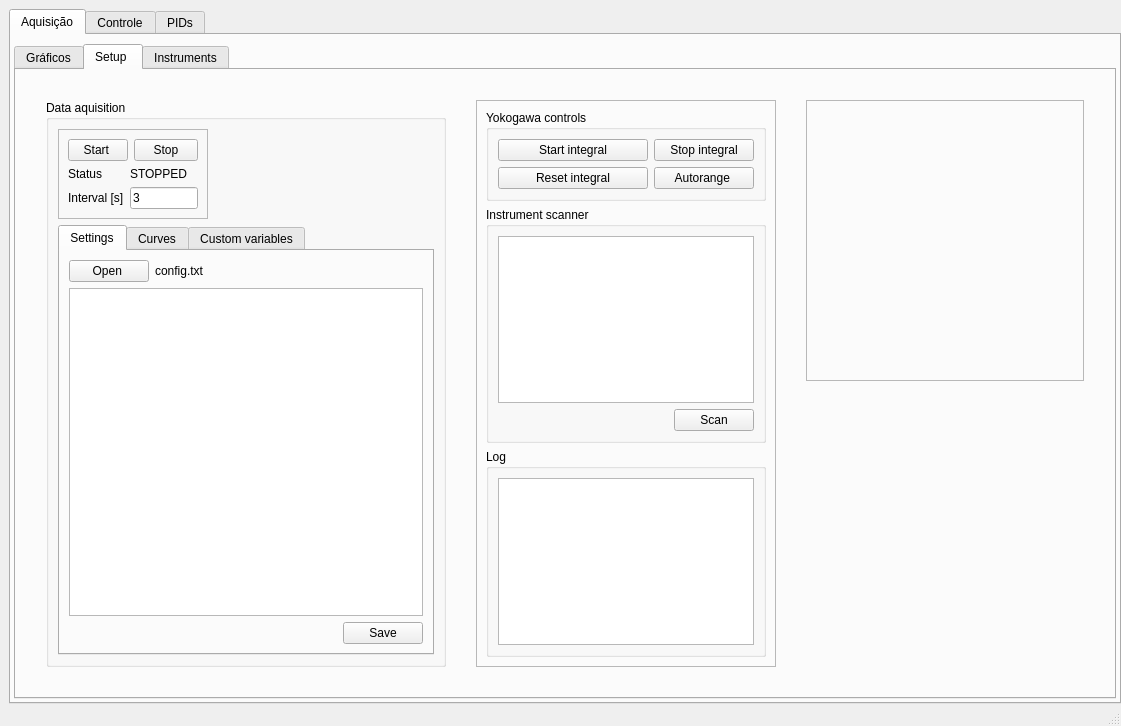
<?xml version="1.0" encoding="UTF-8"?>
<ui version="4.0">
 <class>MainWindow</class>
 <widget class="QMainWindow" name="MainWindow">
  <property name="geometry">
   <rect>
    <x>0</x>
    <y>0</y>
    <width>1121</width>
    <height>726</height>
   </rect>
  </property>
  <property name="minimumSize">
   <size>
    <width>1121</width>
    <height>0</height>
   </size>
  </property>
  <property name="windowTitle">
   <string>PyDAQ</string>
  </property>
  <widget class="QWidget" name="centralwidget">
   <property name="styleSheet">
    <string notr="true"/>
   </property>
   <layout class="QGridLayout" name="gridLayout_12">
    <property name="leftMargin">
     <number>9</number>
    </property>
    <property name="rightMargin">
     <number>0</number>
    </property>
    <property name="bottomMargin">
     <number>0</number>
    </property>
    <item row="0" column="0">
     <widget class="QTabWidget" name="tabWidget_2">
      <property name="currentIndex">
       <number>0</number>
      </property>
      <widget class="QWidget" name="tab_3">
       <attribute name="title">
        <string>Aquisição</string>
       </attribute>
       <layout class="QGridLayout" name="gridLayout_9">
        <property name="leftMargin">
         <number>3</number>
        </property>
        <property name="topMargin">
         <number>9</number>
        </property>
        <property name="rightMargin">
         <number>3</number>
        </property>
        <property name="bottomMargin">
         <number>3</number>
        </property>
        <item row="0" column="0">
         <widget class="QTabWidget" name="tabWidget">
          <property name="currentIndex">
           <number>1</number>
          </property>
          <widget class="QWidget" name="tab">
           <attribute name="title">
            <string>Gráficos</string>
           </attribute>
           <layout class="QGridLayout" name="gridLayout_2">
            <property name="leftMargin">
             <number>3</number>
            </property>
            <property name="topMargin">
             <number>6</number>
            </property>
            <property name="rightMargin">
             <number>3</number>
            </property>
            <property name="bottomMargin">
             <number>3</number>
            </property>
            <item row="0" column="0">
             <widget class="QFrame" name="frame_3">
              <property name="sizePolicy">
               <sizepolicy hsizetype="Preferred" vsizetype="Expanding">
                <horstretch>0</horstretch>
                <verstretch>0</verstretch>
               </sizepolicy>
              </property>
              <property name="frameShape">
               <enum>QFrame::StyledPanel</enum>
              </property>
              <property name="frameShadow">
               <enum>QFrame::Raised</enum>
              </property>
              <layout class="QGridLayout" name="gridLayout">
               <property name="leftMargin">
                <number>0</number>
               </property>
               <property name="topMargin">
                <number>0</number>
               </property>
               <property name="rightMargin">
                <number>0</number>
               </property>
               <property name="bottomMargin">
                <number>0</number>
               </property>
               <item row="0" column="0">
                <widget class="QSplitter" name="splitter">
                 <property name="orientation">
                  <enum>Qt::Horizontal</enum>
                 </property>
                 <widget class="QFrame" name="frame_7">
                  <property name="maximumSize">
                   <size>
                    <width>250</width>
                    <height>16777215</height>
                   </size>
                  </property>
                  <property name="frameShape">
                   <enum>QFrame::StyledPanel</enum>
                  </property>
                  <property name="frameShadow">
                   <enum>QFrame::Raised</enum>
                  </property>
                  <layout class="QGridLayout" name="gridLayout_15">
                   <property name="leftMargin">
                    <number>0</number>
                   </property>
                   <property name="topMargin">
                    <number>0</number>
                   </property>
                   <property name="rightMargin">
                    <number>0</number>
                   </property>
                   <property name="bottomMargin">
                    <number>0</number>
                   </property>
                   <item row="2" column="0" colspan="2" alignment="Qt::AlignLeft">
                    <widget class="QGroupBox" name="groupBox_5">
                     <property name="minimumSize">
                      <size>
                       <width>200</width>
                       <height>0</height>
                      </size>
                     </property>
                     <property name="title">
                      <string>Váriaveis</string>
                     </property>
                     <layout class="QGridLayout" name="gridLayout_5">
                      <property name="leftMargin">
                       <number>3</number>
                      </property>
                      <property name="topMargin">
                       <number>3</number>
                      </property>
                      <property name="rightMargin">
                       <number>3</number>
                      </property>
                      <property name="bottomMargin">
                       <number>3</number>
                      </property>
                      <item row="1" column="0">
                       <widget class="QTreeWidget" name="treevar">
                        <property name="minimumSize">
                         <size>
                          <width>50</width>
                          <height>0</height>
                         </size>
                        </property>
                        <property name="maximumSize">
                         <size>
                          <width>400</width>
                          <height>16777215</height>
                         </size>
                        </property>
                        <property name="sizeAdjustPolicy">
                         <enum>QAbstractScrollArea::AdjustToContents</enum>
                        </property>
                        <property name="dragEnabled">
                         <bool>true</bool>
                        </property>
                        <property name="dragDropOverwriteMode">
                         <bool>false</bool>
                        </property>
                        <property name="dragDropMode">
                         <enum>QAbstractItemView::InternalMove</enum>
                        </property>
                        <property name="defaultDropAction">
                         <enum>Qt::TargetMoveAction</enum>
                        </property>
                        <property name="indentation">
                         <number>10</number>
                        </property>
                        <property name="itemsExpandable">
                         <bool>true</bool>
                        </property>
                        <property name="wordWrap">
                         <bool>false</bool>
                        </property>
                        <property name="columnCount">
                         <number>2</number>
                        </property>
                        <attribute name="headerVisible">
                         <bool>false</bool>
                        </attribute>
                        <attribute name="headerMinimumSectionSize">
                         <number>10</number>
                        </attribute>
                        <attribute name="headerDefaultSectionSize">
                         <number>120</number>
                        </attribute>
                        <attribute name="headerShowSortIndicator" stdset="0">
                         <bool>false</bool>
                        </attribute>
                        <column>
                         <property name="text">
                          <string notr="true">Name</string>
                         </property>
                        </column>
                        <column>
                         <property name="text">
                          <string notr="true">Value</string>
                         </property>
                        </column>
                       </widget>
                      </item>
                     </layout>
                    </widget>
                   </item>
                   <item row="0" column="0" colspan="2">
                    <widget class="QFrame" name="frame_5">
                     <property name="minimumSize">
                      <size>
                       <width>200</width>
                       <height>190</height>
                      </size>
                     </property>
                     <property name="frameShape">
                      <enum>QFrame::StyledPanel</enum>
                     </property>
                     <property name="frameShadow">
                      <enum>QFrame::Raised</enum>
                     </property>
                     <layout class="QGridLayout" name="gridLayout_16">
                      <property name="leftMargin">
                       <number>0</number>
                      </property>
                      <property name="bottomMargin">
                       <number>3</number>
                      </property>
                      <item row="0" column="1">
                       <widget class="QLineEdit" name="savefilepath"/>
                      </item>
                      <item row="3" column="0" colspan="2" alignment="Qt::AlignLeft">
                       <widget class="QGroupBox" name="groupBox_6">
                        <property name="minimumSize">
                         <size>
                          <width>175</width>
                          <height>143</height>
                         </size>
                        </property>
                        <property name="title">
                         <string>Gráficos</string>
                        </property>
                        <layout class="QGridLayout" name="gridLayout_14">
                         <item row="0" column="0">
                          <widget class="QPushButton" name="addplot">
                           <property name="maximumSize">
                            <size>
                             <width>100</width>
                             <height>23</height>
                            </size>
                           </property>
                           <property name="text">
                            <string>Adic. gráfico</string>
                           </property>
                          </widget>
                         </item>
                         <item row="2" column="0">
                          <widget class="QPushButton" name="bloadcolors">
                           <property name="text">
                            <string>Car. gráfic. 1</string>
                           </property>
                          </widget>
                         </item>
                         <item row="1" column="0">
                          <widget class="QPushButton" name="bclearplots">
                           <property name="text">
                            <string>Limpar</string>
                           </property>
                          </widget>
                         </item>
                         <item row="2" column="1">
                          <widget class="QPushButton" name="bsavecolors">
                           <property name="text">
                            <string>Sal. gráfic. 1</string>
                           </property>
                          </widget>
                         </item>
                         <item row="0" column="1">
                          <widget class="QPushButton" name="bcloseall">
                           <property name="text">
                            <string>Fechar todos</string>
                           </property>
                          </widget>
                         </item>
                         <item row="1" column="1">
                          <widget class="QPushButton" name="reorganize">
                           <property name="text">
                            <string>Reorganizar</string>
                           </property>
                          </widget>
                         </item>
                         <item row="3" column="0">
                          <widget class="QPushButton" name="exportvar">
                           <property name="text">
                            <string>Export. var.</string>
                           </property>
                          </widget>
                         </item>
                        </layout>
                       </widget>
                      </item>
                      <item row="0" column="0">
                       <widget class="QPushButton" name="checksavefile">
                        <property name="text">
                         <string>Gravar</string>
                        </property>
                        <property name="checkable">
                         <bool>true</bool>
                        </property>
                        <property name="checked">
                         <bool>false</bool>
                        </property>
                        <property name="flat">
                         <bool>false</bool>
                        </property>
                       </widget>
                      </item>
                      <item row="2" column="0" colspan="2">
                       <layout class="QFormLayout" name="formLayout_6">
                        <item row="0" column="0">
                         <widget class="QLabel" name="label_2">
                          <property name="text">
                           <string>Tempo de gravação</string>
                          </property>
                         </widget>
                        </item>
                        <item row="0" column="1">
                         <widget class="QLabel" name="record_time">
                          <property name="text">
                           <string>00:00:00</string>
                          </property>
                         </widget>
                        </item>
                       </layout>
                      </item>
                     </layout>
                    </widget>
                   </item>
                   <item row="1" column="1">
                    <spacer name="horizontalSpacer">
                     <property name="orientation">
                      <enum>Qt::Horizontal</enum>
                     </property>
                     <property name="sizeHint" stdset="0">
                      <size>
                       <width>40</width>
                       <height>10</height>
                      </size>
                     </property>
                    </spacer>
                   </item>
                  </layout>
                 </widget>
                 <widget class="QMdiArea" name="mdi">
                  <property name="styleSheet">
                   <string notr="true"/>
                  </property>
                 </widget>
                </widget>
               </item>
              </layout>
             </widget>
            </item>
           </layout>
          </widget>
          <widget class="QWidget" name="tab_2">
           <attribute name="title">
            <string>Setup </string>
           </attribute>
           <layout class="QGridLayout" name="gridLayout_13">
            <property name="leftMargin">
             <number>30</number>
            </property>
            <property name="topMargin">
             <number>30</number>
            </property>
            <property name="rightMargin">
             <number>30</number>
            </property>
            <property name="bottomMargin">
             <number>30</number>
            </property>
            <property name="horizontalSpacing">
             <number>30</number>
            </property>
            <item row="0" column="0" rowspan="2">
             <widget class="QGroupBox" name="groupBox_4">
              <property name="minimumSize">
               <size>
                <width>400</width>
                <height>0</height>
               </size>
              </property>
              <property name="title">
               <string>Data aquisition</string>
              </property>
              <layout class="QGridLayout" name="gridLayout_11">
               <item row="0" column="0">
                <widget class="QFrame" name="frame_4">
                 <property name="maximumSize">
                  <size>
                   <width>150</width>
                   <height>16777215</height>
                  </size>
                 </property>
                 <property name="frameShape">
                  <enum>QFrame::StyledPanel</enum>
                 </property>
                 <property name="frameShadow">
                  <enum>QFrame::Raised</enum>
                 </property>
                 <layout class="QGridLayout" name="gridLayout_7">
                  <item row="0" column="1">
                   <widget class="QPushButton" name="bstopdaq">
                    <property name="text">
                     <string>Stop</string>
                    </property>
                   </widget>
                  </item>
                  <item row="0" column="0">
                   <widget class="QPushButton" name="bstartdaq">
                    <property name="maximumSize">
                     <size>
                      <width>60</width>
                      <height>16777215</height>
                     </size>
                    </property>
                    <property name="text">
                     <string>Start </string>
                    </property>
                   </widget>
                  </item>
                  <item row="1" column="0" colspan="2">
                   <layout class="QFormLayout" name="formLayout">
                    <item row="0" column="0">
                     <widget class="QLabel" name="label_4">
                      <property name="text">
                       <string>Status</string>
                      </property>
                     </widget>
                    </item>
                    <item row="0" column="1">
                     <widget class="QLabel" name="daqstatus">
                      <property name="text">
                       <string>STOPPED</string>
                      </property>
                     </widget>
                    </item>
                    <item row="1" column="0">
                     <widget class="QLabel" name="label_3">
                      <property name="text">
                       <string>Interval [s]</string>
                      </property>
                     </widget>
                    </item>
                    <item row="1" column="1">
                     <widget class="QLineEdit" name="daqinterval">
                      <property name="text">
                       <string>3</string>
                      </property>
                     </widget>
                    </item>
                   </layout>
                  </item>
                 </layout>
                </widget>
               </item>
               <item row="1" column="0" colspan="2">
                <widget class="QTabWidget" name="tabWidget_3">
                 <property name="minimumSize">
                  <size>
                   <width>300</width>
                   <height>0</height>
                  </size>
                 </property>
                 <property name="currentIndex">
                  <number>0</number>
                 </property>
                 <widget class="QWidget" name="tab_4">
                  <attribute name="title">
                   <string>Settings</string>
                  </attribute>
                  <layout class="QGridLayout" name="gridLayout_4">
                   <item row="0" column="0">
                    <layout class="QFormLayout" name="formLayout_3">
                     <item row="0" column="0">
                      <widget class="QPushButton" name="bopensettings">
                       <property name="text">
                        <string>Open </string>
                       </property>
                      </widget>
                     </item>
                     <item row="0" column="1">
                      <widget class="QLabel" name="configfilename">
                       <property name="text">
                        <string>config.txt</string>
                       </property>
                      </widget>
                     </item>
                     <item row="1" column="0" colspan="2">
                      <widget class="QTableView" name="tableView">
                       <property name="sizeAdjustPolicy">
                        <enum>QAbstractScrollArea::AdjustToContents</enum>
                       </property>
                       <attribute name="horizontalHeaderMinimumSectionSize">
                        <number>50</number>
                       </attribute>
                       <attribute name="verticalHeaderVisible">
                        <bool>false</bool>
                       </attribute>
                      </widget>
                     </item>
                    </layout>
                   </item>
                   <item row="1" column="0" alignment="Qt::AlignRight">
                    <widget class="QPushButton" name="bsavechangesset">
                     <property name="text">
                      <string>Save</string>
                     </property>
                    </widget>
                   </item>
                  </layout>
                 </widget>
                 <widget class="QWidget" name="tab_5">
                  <attribute name="title">
                   <string>Curves</string>
                  </attribute>
                  <layout class="QGridLayout" name="gridLayout_6">
                   <item row="0" column="0">
                    <layout class="QFormLayout" name="formLayout_4">
                     <item row="0" column="0">
                      <widget class="QPushButton" name="bopencurves">
                       <property name="text">
                        <string>Open</string>
                       </property>
                      </widget>
                     </item>
                     <item row="0" column="1">
                      <widget class="QLabel" name="curvefilename">
                       <property name="text">
                        <string>curves.txt</string>
                       </property>
                      </widget>
                     </item>
                    </layout>
                   </item>
                   <item row="1" column="0">
                    <widget class="QPlainTextEdit" name="curvestext"/>
                   </item>
                   <item row="2" column="0" alignment="Qt::AlignRight">
                    <widget class="QPushButton" name="bsavechangescurve">
                     <property name="text">
                      <string>Save</string>
                     </property>
                    </widget>
                   </item>
                  </layout>
                 </widget>
                 <widget class="QWidget" name="tab_6">
                  <attribute name="title">
                   <string>Custom variables</string>
                  </attribute>
                  <layout class="QGridLayout" name="gridLayout_10">
                   <item row="0" column="0">
                    <layout class="QFormLayout" name="formLayout_5">
                     <item row="0" column="0">
                      <widget class="QPushButton" name="bopencustom">
                       <property name="text">
                        <string>Open</string>
                       </property>
                      </widget>
                     </item>
                     <item row="0" column="1">
                      <widget class="QLabel" name="customfilename">
                       <property name="text">
                        <string>custom_vars.txt</string>
                       </property>
                      </widget>
                     </item>
                    </layout>
                   </item>
                   <item row="1" column="0">
                    <widget class="QPlainTextEdit" name="customtext"/>
                   </item>
                   <item row="2" column="0" alignment="Qt::AlignRight">
                    <widget class="QPushButton" name="bsavecustom">
                     <property name="text">
                      <string>Save</string>
                     </property>
                    </widget>
                   </item>
                  </layout>
                 </widget>
                </widget>
               </item>
              </layout>
             </widget>
            </item>
            <item row="0" column="2" rowspan="2" alignment="Qt::AlignLeft">
             <widget class="QFrame" name="frame_2">
              <property name="frameShape">
               <enum>QFrame::StyledPanel</enum>
              </property>
              <property name="frameShadow">
               <enum>QFrame::Raised</enum>
              </property>
              <layout class="QGridLayout" name="gridLayout_19">
               <item row="1" column="0">
                <widget class="QGroupBox" name="groupBox">
                 <property name="maximumSize">
                  <size>
                   <width>300</width>
                   <height>300</height>
                  </size>
                 </property>
                 <property name="title">
                  <string>Instrument scanner</string>
                 </property>
                 <layout class="QGridLayout" name="gridLayout_3">
                  <item row="1" column="0" alignment="Qt::AlignRight">
                   <widget class="QPushButton" name="bscan_instrument">
                    <property name="text">
                     <string>Scan</string>
                    </property>
                   </widget>
                  </item>
                  <item row="0" column="0">
                   <widget class="QPlainTextEdit" name="instrument_scanner_text"/>
                  </item>
                 </layout>
                </widget>
               </item>
               <item row="2" column="0">
                <widget class="QGroupBox" name="groupBox_7">
                 <property name="maximumSize">
                  <size>
                   <width>300</width>
                   <height>500</height>
                  </size>
                 </property>
                 <property name="title">
                  <string>Log</string>
                 </property>
                 <layout class="QGridLayout" name="gridLayout_8">
                  <item row="0" column="0">
                   <widget class="QPlainTextEdit" name="log_text"/>
                  </item>
                 </layout>
                </widget>
               </item>
               <item row="0" column="0">
                <widget class="QGroupBox" name="groupBox_2">
                 <property name="title">
                  <string>Yokogawa controls</string>
                 </property>
                 <layout class="QGridLayout" name="gridLayout_18">
                  <item row="0" column="2">
                   <widget class="QPushButton" name="stopintegral">
                    <property name="text">
                     <string>Stop integral</string>
                    </property>
                   </widget>
                  </item>
                  <item row="0" column="1">
                   <widget class="QPushButton" name="startintegral">
                    <property name="text">
                     <string>Start integral</string>
                    </property>
                   </widget>
                  </item>
                  <item row="1" column="2">
                   <widget class="QPushButton" name="autorange">
                    <property name="maximumSize">
                     <size>
                      <width>100</width>
                      <height>16777215</height>
                     </size>
                    </property>
                    <property name="text">
                     <string>Autorange </string>
                    </property>
                   </widget>
                  </item>
                  <item row="1" column="1">
                   <widget class="QPushButton" name="resetintegral">
                    <property name="text">
                     <string>Reset integral</string>
                    </property>
                   </widget>
                  </item>
                 </layout>
                </widget>
               </item>
              </layout>
             </widget>
            </item>
            <item row="0" column="3">
             <widget class="QFrame" name="frame">
              <property name="frameShape">
               <enum>QFrame::StyledPanel</enum>
              </property>
              <property name="frameShadow">
               <enum>QFrame::Raised</enum>
              </property>
             </widget>
            </item>
           </layout>
          </widget>
          <widget class="QWidget" name="tab_7">
           <attribute name="title">
            <string>Instruments</string>
           </attribute>
           <layout class="QGridLayout" name="gridLayout_17">
            <item row="0" column="0">
             <widget class="QMdiArea" name="mdi_instruments"/>
            </item>
           </layout>
          </widget>
         </widget>
        </item>
       </layout>
      </widget>
      <widget class="QWidget" name="control">
       <attribute name="title">
        <string>Controle</string>
       </attribute>
      </widget>
      <widget class="QWidget" name="pids">
       <attribute name="title">
        <string>PIDs</string>
       </attribute>
       <layout class="QGridLayout" name="gridLayout_27">
        <item row="0" column="0" alignment="Qt::AlignTop">
         <widget class="QGroupBox" name="groupBox_18">
          <property name="minimumSize">
           <size>
            <width>150</width>
            <height>0</height>
           </size>
          </property>
          <property name="title">
           <string>PIDS</string>
          </property>
          <layout class="QGridLayout" name="gridLayout_28">
           <item row="1" column="0" colspan="2">
            <layout class="QFormLayout" name="formLayout_10"/>
           </item>
           <item row="0" column="0">
            <widget class="QPushButton" name="bscanpid">
             <property name="text">
              <string>Scan</string>
             </property>
            </widget>
           </item>
           <item row="0" column="1">
            <widget class="QPushButton" name="piddisconnect">
             <property name="text">
              <string>Disconnect</string>
             </property>
            </widget>
           </item>
          </layout>
         </widget>
        </item>
        <item row="0" column="1">
         <widget class="QMdiArea" name="mdipid"/>
        </item>
       </layout>
      </widget>
     </widget>
    </item>
   </layout>
  </widget>
  <widget class="QStatusBar" name="statusbar"/>
 </widget>
 <resources/>
 <connections/>
</ui>
